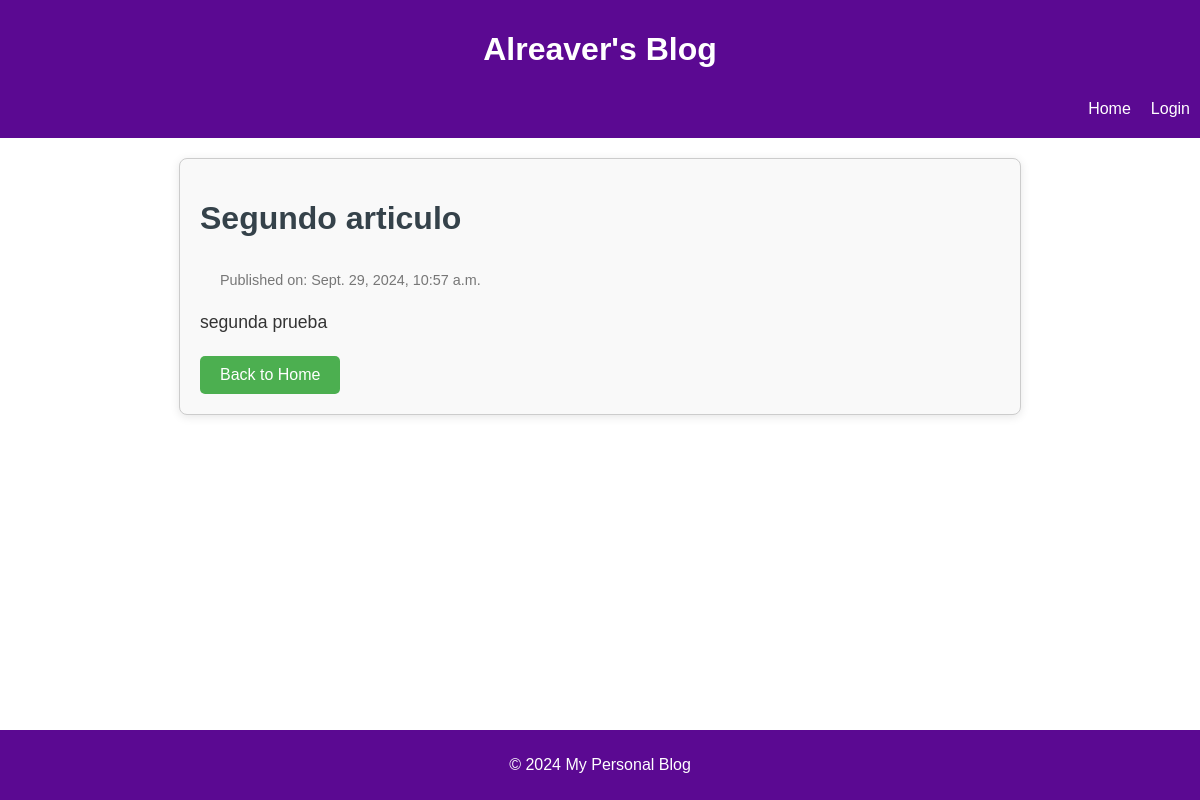
Page /article/3/ on the earlier database version.
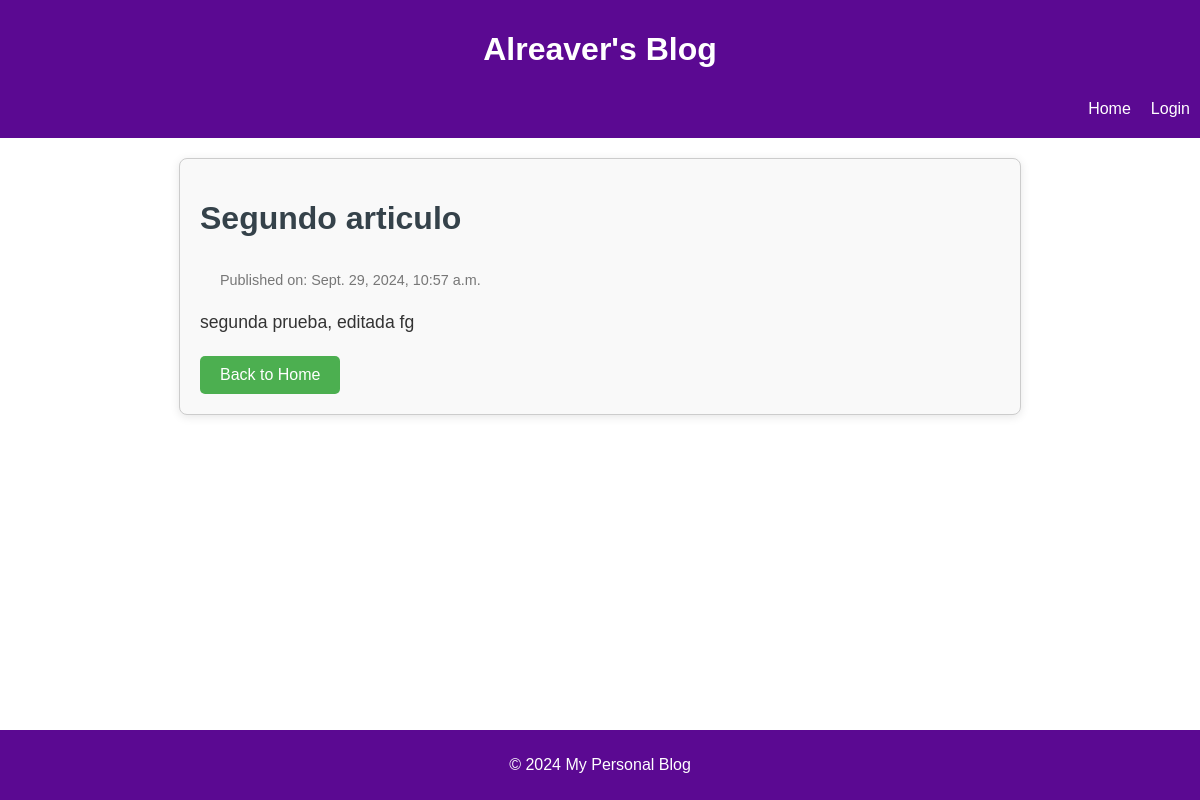
Same page on the later database version.
### blog/models.py (models this page shows, shortened)
class Article(models.Model):
    title = models.CharField(max_length=200)
    content = models.TextField()
    publication_date = models.DateTimeField()

### blog/views.py (the view)
# urls.py: path('article/<int:article_id>/', views.article_detail, name='article_detail'),
def article_detail(request, article_id):
    article = get_object_or_404(Article, id=article_id)
    return render(request, 'blog/article_detail.html', {'article': article})

### blog/templates/blog/article_detail.html (shortened to what this page needs)
{% extends 'blog/base.html' %}
{% block content %}
    <div class="articled-detail">
        <h1 class="articled-title">{{ article.title }}</h1>
        <p class="publication-date">Published on: {{ article.publication_date }}</p>
        <div class="articled-content">{{ article.content }}</div>
        <a href="{% url 'home' %}" class="back-to-home">Back to Home</a>
    </div>
{% endblock %}

Differences in the rows shown:
changed Article "Segundo articulo": content "segunda prueba" → "segunda prueba, editada fg"
